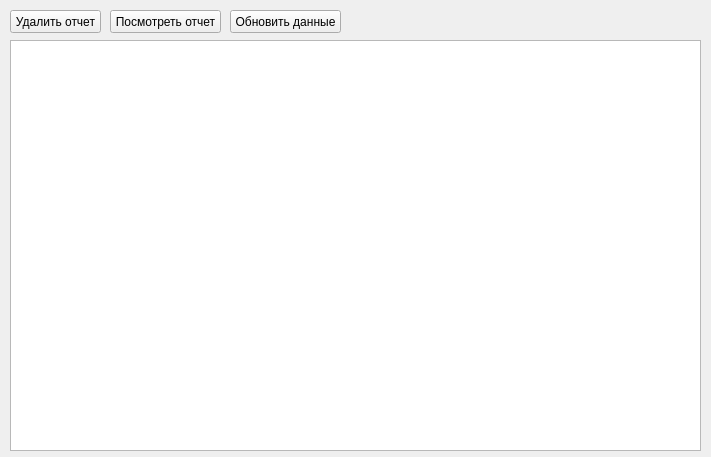
<?xml version="1.0" encoding="UTF-8"?>
<ui version="4.0">
 <class>Form</class>
 <widget class="QWidget" name="Form">
  <property name="geometry">
   <rect>
    <x>0</x>
    <y>0</y>
    <width>711</width>
    <height>457</height>
   </rect>
  </property>
  <property name="windowTitle">
   <string>Form</string>
  </property>
  <widget class="QPushButton" name="delete_button">
   <property name="geometry">
    <rect>
     <x>10</x>
     <y>10</y>
     <width>91</width>
     <height>23</height>
    </rect>
   </property>
   <property name="text">
    <string>Удалить отчет</string>
   </property>
  </widget>
  <widget class="QPushButton" name="watch_button">
   <property name="geometry">
    <rect>
     <x>110</x>
     <y>10</y>
     <width>111</width>
     <height>23</height>
    </rect>
   </property>
   <property name="text">
    <string>Посмотреть отчет</string>
   </property>
  </widget>
  <widget class="QTableWidget" name="reports_table_data">
   <property name="geometry">
    <rect>
     <x>10</x>
     <y>40</y>
     <width>691</width>
     <height>411</height>
    </rect>
   </property>
  </widget>
  <widget class="QPushButton" name="update_button">
   <property name="geometry">
    <rect>
     <x>230</x>
     <y>10</y>
     <width>111</width>
     <height>23</height>
    </rect>
   </property>
   <property name="text">
    <string>Обновить данные</string>
   </property>
  </widget>
 </widget>
 <resources/>
 <connections/>
</ui>
